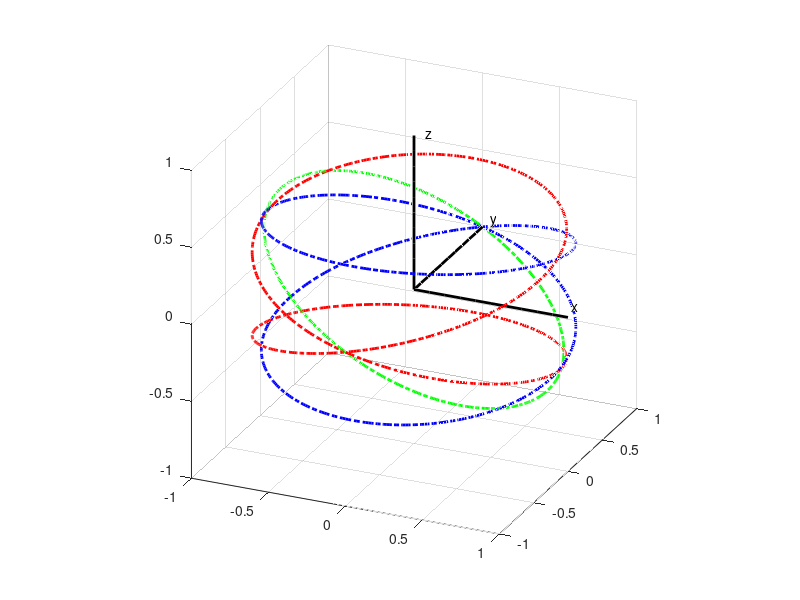

Reproduce this figure in MATLAB.
% Try to use vector method to draw the circle
% Mengtang Li
% Mar 30
clear; clf; close all;

figure(1);
grid minor; grid on; hold on;
% plot axes
xaxis_x = 0:0.1:1;
xaxis_y = zeros(1,size(xaxis_x,2));
xaxis_z = zeros(1,size(xaxis_x,2));

yaxis_x = zeros(1,size(xaxis_x,2));
yaxis_y = 0:0.1:1;
yaxis_z = zeros(1,size(xaxis_x,2));

zaxis_x = zeros(1,size(xaxis_x,2));
zaxis_y = zeros(1,size(xaxis_x,2));
zaxis_z = 0:0.1:1;

% xlim([-2 2]); ylim([-2 2]); zlim([-2 2]);

plot3(xaxis_x,xaxis_y,xaxis_z,'k','linewidth',2);
grid on; grid minor; hold on;
plot3(yaxis_x,yaxis_y,yaxis_z,'k','linewidth',2);
plot3(zaxis_x,zaxis_y,zaxis_z,'k','linewidth',2);
% legend('x-axis', 'y-axis', 'z-axis');
text(1.0,0.05,0.05,'x');
text(0.05,1.0,0.05,'y');
text(0.05,0.05,1.0,'z');
daspect([1 1 1]);
view(24,24);

alpha = pi/6;
beta = pi/6;
R = 1;
L = 2;
angle = 0:0.01:2*pi;
n = size(angle,2);
x_record1 = zeros(1,n);
y_record1 = zeros(1,n);
z_record1 = zeros(1,n);
x_record2 = zeros(1,n);
y_record2 = zeros(1,n);
z_record2 = zeros(1,n);
x_record3 = zeros(1,n);
y_record3 = zeros(1,n);
z_record3 = zeros(1,n);

for i = 1:1:n
    wt = angle(i);
%     A = [ (3^(1/2)*cos(wt))/(2*(cos(wt)^2 + sin(wt)^2)), (3^(1/2)*sin(wt))/(2*(cos(wt)^2 + sin(wt)^2)),    -1/2;
%         -sin(wt)/(cos(wt)^2 + sin(wt)^2),               cos(wt)/(cos(wt)^2 + sin(wt)^2),                    0;
%         cos(wt)/(2*(cos(wt)^2 + sin(wt)^2)),           sin(wt)/(2*(cos(wt)^2 + sin(wt)^2)),       3^(1/2)/2;];
    
    A = [ (3^(1/2)*cos(wt))/2, (3^(1/2)*sin(wt))/2,    -1/2;
        -sin(wt),               cos(wt),                    0;
        cos(wt)/2,           sin(wt)/2,       3^(1/2)/2;];
    
    rho_x1 = R*sin(wt)*A(1,1)-R*cos(wt)*A(2,1)+L*A(3,1);
    rho_y1 = R*sin(wt)*A(1,2)-R*cos(wt)*A(2,2)+L*A(3,2);
    rho_z1 = R*sin(wt)*A(1,3)-R*cos(wt)*A(2,3)+L*A(3,3);
    rho_x2 = R*sin(wt+pi)*A(1,1)-R*cos(wt+pi)*A(2,1)+L*A(3,1);
    rho_y2 = R*sin(wt+pi)*A(1,2)-R*cos(wt+pi)*A(2,2)+L*A(3,2);
    rho_z2 = R*sin(wt+pi)*A(1,3)-R*cos(wt+pi)*A(2,3)+L*A(3,3);
    R_x = -L/2*cos(wt);
    R_y = -L/2*sin(wt);
    R_z = -sqrt(3)/2*L;
    
    x_lower = -R*cos(alpha)*sin(wt);
    y_lower = -R*cos(wt);
    z_lower = R*sin(alpha)*sin(wt);
    
    x_record1(i) = rho_x1+R_x;
    y_record1(i) = rho_y1+R_y;
    z_record1(i) = rho_z1+R_z;
    x_record2(i) = rho_x2+R_x;
    y_record2(i) = rho_y2+R_y;
    z_record2(i) = rho_z2+R_z;
    x_record3(i) = x_lower;
    y_record3(i) = y_lower;
    z_record3(i) = z_lower;
end

plot3(x_record1,y_record1,z_record1,'r-.','linewidth',2);
plot3(x_record2,y_record2,z_record2,'b-.','linewidth',2);
plot3(x_record3,y_record3,z_record3,'g-.','linewidth',2);

for i = 1:1:n
    hh1 = plot3([0; x_record1(i)], [0; y_record1(i)], [0; z_record1(i)], 'k', 'linewidth',2);
    hh2 = plot3([0; x_record2(i)], [0; y_record2(i)], [0; z_record2(i)], 'k', 'linewidth',2);
    pause(0.02);
    delete(hh1);
    delete(hh2);
end
